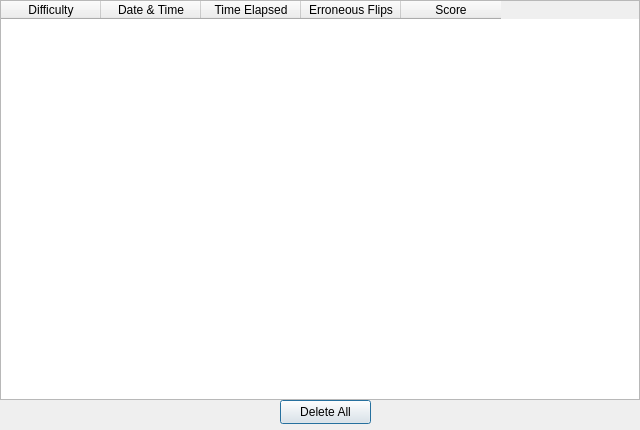
<?xml version="1.0" encoding="UTF-8"?>
<ui version="4.0">
 <class>StatisticsWindow</class>
 <widget class="QDialog" name="StatisticsWindow">
  <property name="enabled">
   <bool>true</bool>
  </property>
  <property name="geometry">
   <rect>
    <x>0</x>
    <y>0</y>
    <width>640</width>
    <height>430</height>
   </rect>
  </property>
  <property name="sizePolicy">
   <sizepolicy hsizetype="Preferred" vsizetype="Preferred">
    <horstretch>0</horstretch>
    <verstretch>0</verstretch>
   </sizepolicy>
  </property>
  <property name="minimumSize">
   <size>
    <width>640</width>
    <height>430</height>
   </size>
  </property>
  <property name="maximumSize">
   <size>
    <width>640</width>
    <height>430</height>
   </size>
  </property>
  <property name="cursor">
   <cursorShape>ArrowCursor</cursorShape>
  </property>
  <property name="windowTitle">
   <string>Player Statistics</string>
  </property>
  <widget class="QTableWidget" name="statistics_table">
   <property name="geometry">
    <rect>
     <x>0</x>
     <y>0</y>
     <width>640</width>
     <height>400</height>
    </rect>
   </property>
   <property name="sizeAdjustPolicy">
    <enum>QAbstractScrollArea::AdjustToContents</enum>
   </property>
   <column>
    <property name="text">
     <string>Difficulty</string>
    </property>
   </column>
   <column>
    <property name="text">
     <string>Date &amp; Time</string>
    </property>
   </column>
   <column>
    <property name="text">
     <string>Time Elapsed</string>
    </property>
   </column>
   <column>
    <property name="text">
     <string>Erroneous Flips</string>
    </property>
   </column>
   <column>
    <property name="text">
     <string>Score</string>
    </property>
   </column>
  </widget>
  <widget class="QPushButton" name="delete_records_button">
   <property name="geometry">
    <rect>
     <x>280</x>
     <y>400</y>
     <width>91</width>
     <height>24</height>
    </rect>
   </property>
   <property name="text">
    <string>Delete All</string>
   </property>
  </widget>
 </widget>
 <resources/>
 <connections/>
</ui>
